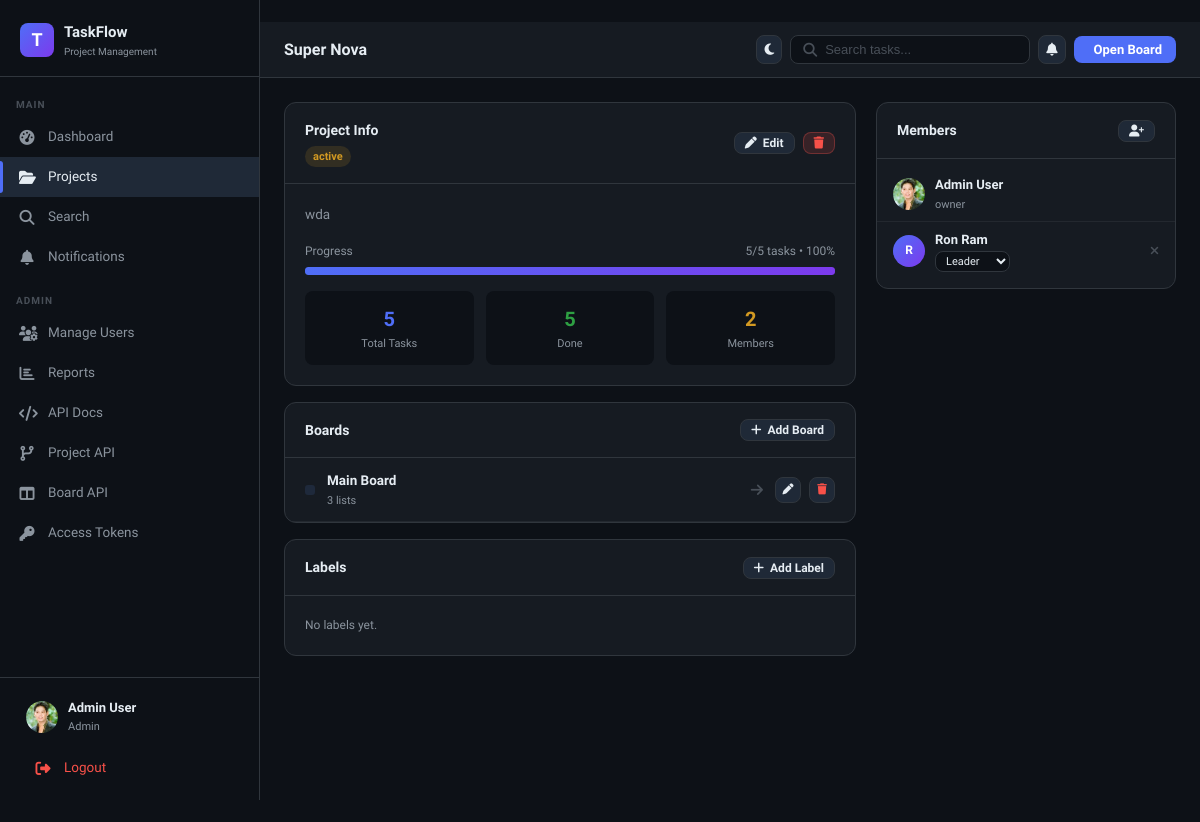
The page /projects/3/ (signed in) on the database as committed earlier.
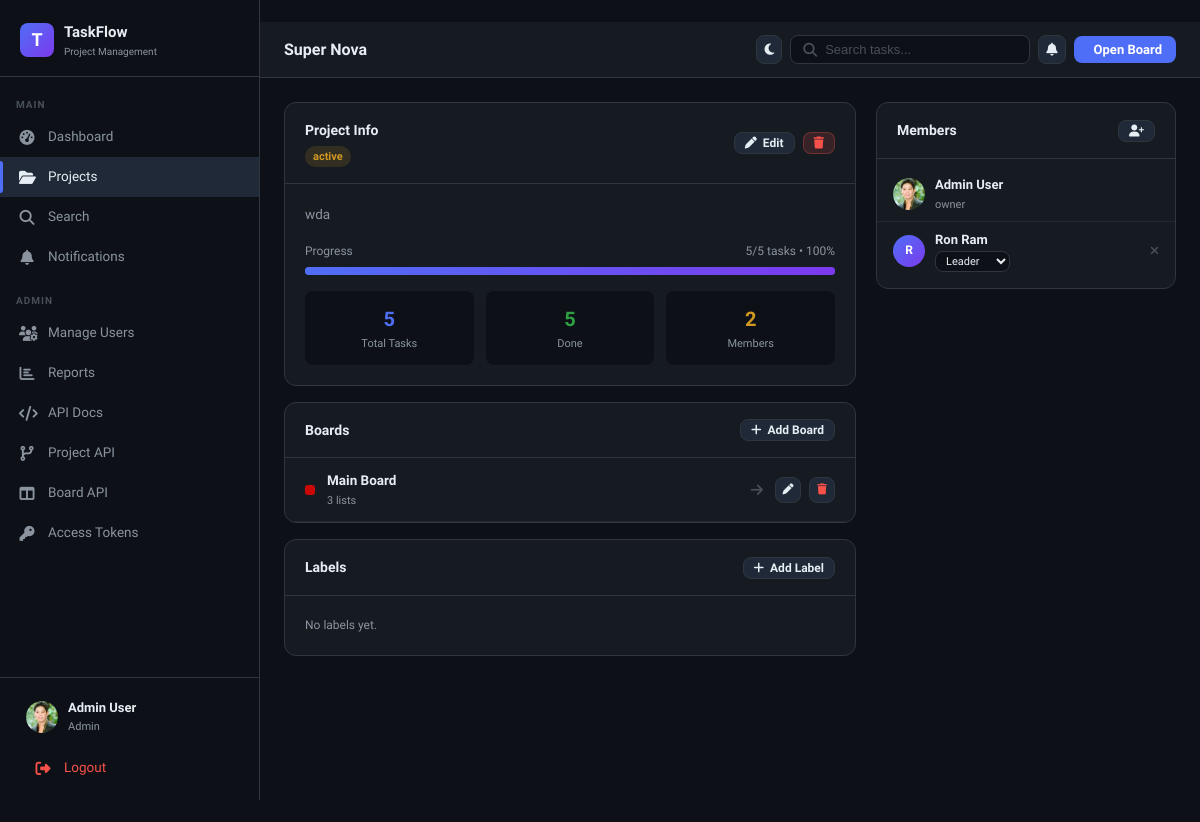
The same page on the database as committed later.
### core/models.py (models this page shows, shortened)
class Board(models.Model):
    project = models.ForeignKey(
        Project, on_delete=models.CASCADE, related_name="boards"
    )
    name = models.CharField(max_length=100)
    background = models.CharField(max_length=50, blank=True, default="#1e293b")
    position = models.IntegerField(default=0)
    created_at = models.DateTimeField(auto_now_add=True)
    class Meta:
        ordering = ["position"]

### core/views.py (the view)
# urls.py: path('projects/<int:project_id>/', views.project_detail, name='project_detail'),
@login_required
def project_detail(request, project_id):
    project = get_object_or_404(Project, id=project_id)
    if not can_access_project(request.user, project):
        messages.error(request, "Access denied")
        return redirect("projects")
    members = ProjectMember.objects.filter(project=project).select_related("user")
    boards = project.boards.all()
    member_user_ids = members.values_list("user_id", flat=True)
    all_users = User.objects.filter(is_active=True).exclude(id__in=member_user_ids)
    can_lead = is_project_leader(request.user, project)
    context = {
        "project": project,
        "members": members,
        "boards": boards,
        "all_users": all_users,
        "can_lead": can_lead,
        "unread_count": request.user.notifications.filter(is_read=False).count(),
    }
    return render(request, "projects/detail.html", context)

### core/models.py (called while the page is built)
    @property
    def is_admin(self):
        return self.role == "admin"

    @property
    def total_cards(self):
        return Card.objects.filter(list__board__project=self).count()

    @property
    def done_cards(self):
        return Card.objects.filter(list__board__project=self, status="done").count()

    @property
    def progress(self):
        total = self.total_cards
        return int((self.done_cards / total) * 100) if total > 0 else 0

### core/views.py (called while the page is built)
def is_project_leader(user, project):
    if not user.is_authenticated:
        return False
    return (
        user.is_admin
        or project.owner_id == user.id
        or ProjectMember.objects.filter(project=project, user=user, role="owner").exists()
    )

def can_access_project(user, project):
    if not user.is_authenticated:
        return False
    return (
        user.is_admin
        or project.owner_id == user.id
        or ProjectMember.objects.filter(project=project, user=user).exists()
    )

### templates/projects/detail.html (shortened to what the changed rows need)
﻿{% extends 'base.html' %}
{% block content %}
<div style="display:grid;grid-template-columns:1fr 300px;gap:20px;align-items:start">
  <div>
    <div class="card mb-16">
      <div class="card-body" style="padding:0">
        {% for board in boards %}
        <div class="board-row">
          <a href="{% url 'board' project.id board.id %}" class="board-row-link">
            <div style="width:10px;height:10px;border-radius:3px;background:{{ board.background }}"></div>
            <div class="board-row-main">
              <div style="font-weight:600;font-size:13.5px">{{ board.name }}</div>
              <div style="font-size:11px;color:var(--text-muted)">{{ board.lists.count }} lists</div>
            </div>
            <i class="fa-solid fa-arrow-right" style="color:var(--text-faint)"></i>
          </a>
          {% if can_lead %}
          <div class="board-row-actions">
            <button class="btn btn-icon btn-secondary" style="width:26px;height:26px;padding:0;font-size:11px" onclick="openBoardEditModal({{ board.id }}, '{{ board.name|escapejs }}')" title="Rename board">
              <i class="fa-solid fa-pen"></i>
            </button>
            <form method="post" action="{% url 'board_delete' project.id board.id %}" onsubmit="return confirm('Delete this board? All lists and cards will be lost.')">
              <button type="submit" class="btn btn-icon btn-secondary" style="width:26px;height:26px;padding:0;font-size:11px;color:var(--red,#ef4444)" title="Delete board">
                <i class="fa-solid fa-trash"></i>
              </button>
            </form>
          </div>
          {% endif %}
        </div>
        {% empty %}
        <div style="padding:24px;text-align:center;color:var(--text-muted)">No boards yet.</div>
        {% endfor %}
      </div>
    </div>
  </div>
</div>
{% endblock %}

Rows that differ between the two databases and show on the page:
changed Board "Main Board": background "#1e293b" → "#cc0505" (drawn)
